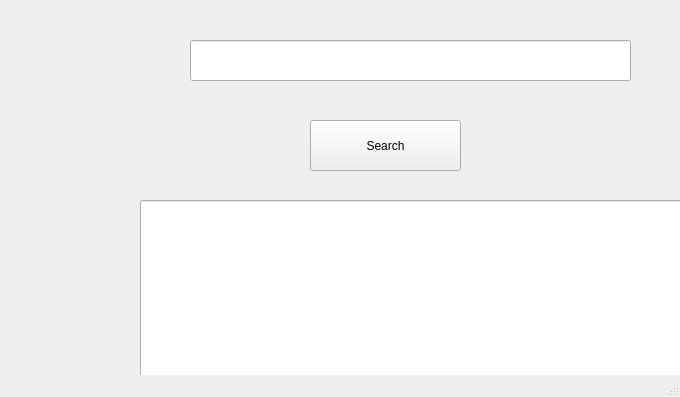
<?xml version="1.0" encoding="UTF-8"?>
<ui version="4.0">
 <class>MainWindow</class>
 <widget class="QMainWindow" name="MainWindow">
  <property name="geometry">
   <rect>
    <x>0</x>
    <y>0</y>
    <width>680</width>
    <height>397</height>
   </rect>
  </property>
  <property name="windowTitle">
   <string>MainWindow</string>
  </property>
  <widget class="QWidget" name="centralwidget">
   <widget class="QLineEdit" name="lineEdit">
    <property name="geometry">
     <rect>
      <x>190</x>
      <y>40</y>
      <width>441</width>
      <height>41</height>
     </rect>
    </property>
   </widget>
   <widget class="QPushButton" name="pushButton">
    <property name="geometry">
     <rect>
      <x>310</x>
      <y>120</y>
      <width>151</width>
      <height>51</height>
     </rect>
    </property>
    <property name="text">
     <string>Search</string>
    </property>
   </widget>
   <widget class="QLineEdit" name="lineEdit_2">
    <property name="geometry">
     <rect>
      <x>140</x>
      <y>200</y>
      <width>581</width>
      <height>261</height>
     </rect>
    </property>
   </widget>
  </widget>
  <widget class="QMenuBar" name="menubar">
   <property name="geometry">
    <rect>
     <x>0</x>
     <y>0</y>
     <width>680</width>
     <height>18</height>
    </rect>
   </property>
  </widget>
  <widget class="QStatusBar" name="statusbar"/>
 </widget>
 <resources/>
 <connections/>
</ui>
